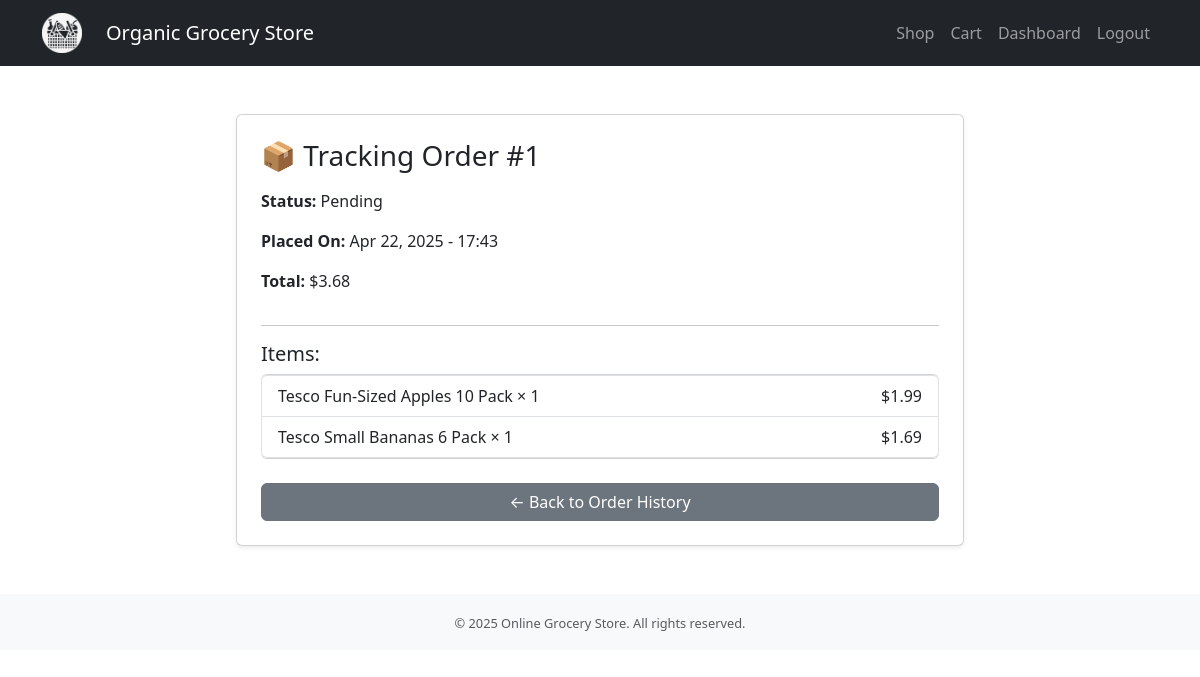
The app's page /orders/track-order/1/ (signed in), older data.
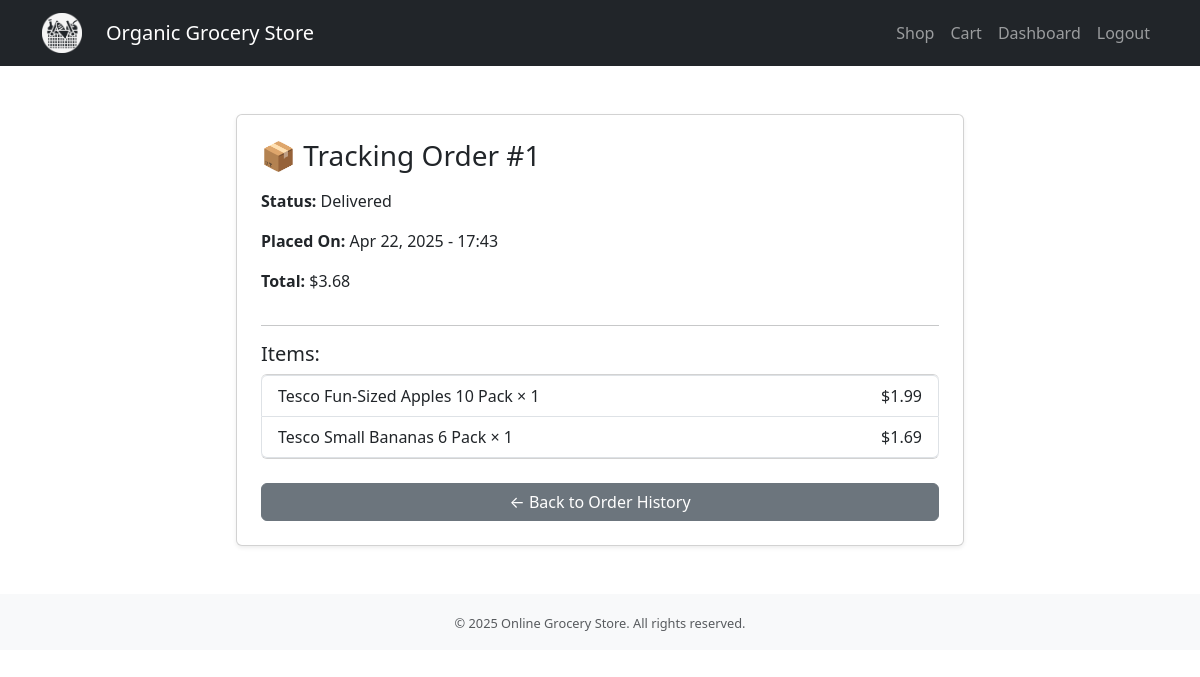
The same page, newer data.
### orders/models.py (models this page shows, shortened)
class Order(models.Model):
    customer = models.ForeignKey(Customer, on_delete=models.CASCADE)
    created_at = models.DateTimeField(auto_now_add=True, null=True)
    status = models.CharField(max_length=50, default="Pending")
    delivery_agent = models.ForeignKey('users.DeliveryAgent', null=True, blank=True, on_delete=models.SET_NULL)
    delivery_address = models.TextField(blank=True, null=True)
    payment_method = models.CharField(max_length=50, choices=[
    ('Card', 'Credit/Debit Card'),
    ('COD', 'Cash on Delivery')
    ], default='Card')

### orders/views.py (the view)
# urls.py: path('track-order/<int:order_id>/', views.track_order_view, name='track_order'),
@login_required
def track_order_view(request, order_id):
    customer = get_customer(request.user)
    if not customer:
        return redirect('login')
    order = get_object_or_404(Order, id=order_id, customer=customer)
    order_details = OrderDetail.objects.filter(order=order)
    items = []
    total = 0
    for od in order_details:
        subtotal = od.price_at_purchase * od.quantity
        total += subtotal
        items.append({
            'product': od.product,
            'quantity': od.quantity,
            'subtotal': subtotal
        })
    order.items = items
    order.total = total
    return render(request, 'orders/track_order.html', {'order': order})

### orders/views.py (called while the page is built)
def get_customer(user):
    try:
        return Customer.objects.get(user=user)
    except Customer.DoesNotExist:
        return None

### orders/templates/orders/track_order.html (shortened to what this page needs)
{% extends 'base.html' %}
{% block content %}
<div class="container mt-5">
  <div class="card p-4 shadow-sm col-md-8 mx-auto">
    <h3 class="mb-3">📦 Tracking Order #{{ order.id }}</h3>
    <p><strong>Status:</strong> {{ order.status }}</p>
    <p><strong>Placed On:</strong> {{ order.created_at|date:"M d, Y - H:i" }}</p>
    <p><strong>Total:</strong> ${{ order.total }}</p>
    <hr>
    <h5>Items:</h5>
    <ul class="list-group">
      {% for item in order.items %}
        <li class="list-group-item d-flex justify-content-between">
          {{ item.product.name }} × {{ item.quantity }}
          <span>${{ item.subtotal }}</span>
        </li>
      {% endfor %}
    </ul>
    <a href="{% url 'order_history' %}" class="btn btn-secondary mt-4">← Back to Order History</a>
  </div>
</div>
{% endblock %}

Row changes from the older to the newer data that the page shows:
changed Order id 1: status "Pending" → "Delivered"
